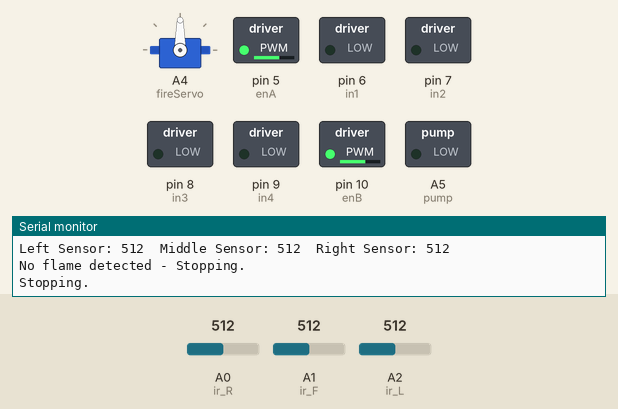
Simulated run of this sketch. Board: Arduino Uno, built with avr-gcc and run on an emulated ATmega328P. Parts: servo, switched loads named in the sketch (green lamp = pin HIGH), the last lines printed to the serial monitor. The inputs (shaded band) are chosen by the test bench; at power-on: A1 (ir_F) = 512, A0 (ir_R) = 512, A2 (ir_L) = 512.

Above: at 1.7 s.
1.8 s: A1 (ir_F) set to 367
4.8 s: A1 (ir_F) set to 335
At 5.4 s:
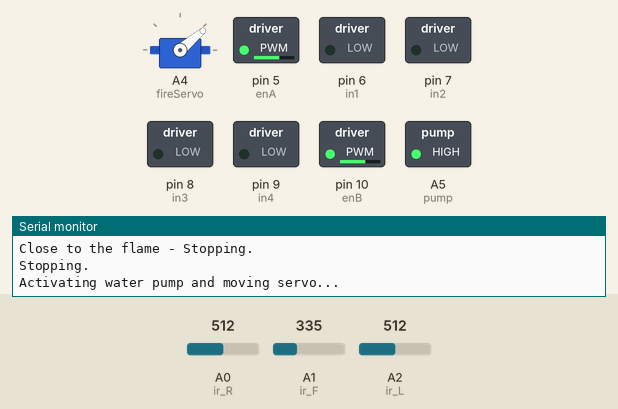
At 7.7 s:
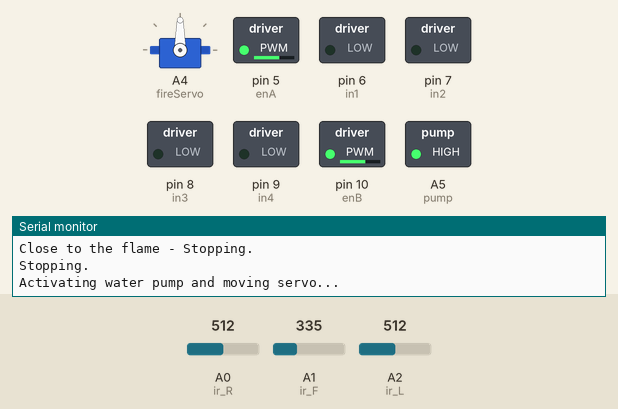
Timing chart, 0 to 9.2 s (numbered marks = the images above; inputs shaded):
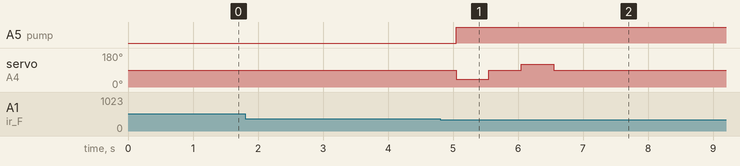

Measured:
- the behaviour switches between 350 and 349 on A1 (ir_F) (found by bisection; images 0 and 1)
- after the input at 4.8 s, A5 (pump): LOW → HIGH after 0.25 s; servo on A4 (fireServo): 90° → 40° after 0.25 s, → 90° 0.50 s later, → 120° 0.50 s later, → 90° 0.50 s later

The sketch:

FireDetectingRobot_FinalCode.ino
```cpp
#include <Servo.h>  // Include the Servo library

// Pin definitions
#define enA 5    // Motor driver pin for enabling left motor
#define in1 6    // Motor driver pin for left motor direction 1
#define in2 7    // Motor driver pin for left motor direction 2
#define in3 8    // Motor driver pin for right motor direction 1
#define in4 9    // Motor driver pin for right motor direction 2
#define enB 10   // Motor driver pin for enabling right motor
#define ir_L A2  // Left sensor connected to A2
#define ir_F A1  // Front (middle) sensor connected to A1
#define ir_R A0  // Right sensor connected to A0
#define pump A5  // Water pump connected to A5

int Speed = 160; // Motor speed
int s1, s2, s3;  // Sensor values

// Create a Servo object
Servo fireServo;

// Flame detection thresholds
int closeThreshold = 400; // Adjusted to stop further from the flame
int flameDetectedThreshold = 350; // Detection value for flame

void setup() {
    Serial.begin(9600); // Start serial communication at 9600bps

    // Pin setup for fire sensors
    pinMode(ir_L, INPUT); // Left sensor
    pinMode(ir_F, INPUT); // Front (middle) sensor
    pinMode(ir_R, INPUT); // Right sensor

    // Pin setup for motor driver
    pinMode(enA, OUTPUT);
    pinMode(in1, OUTPUT);
    pinMode(in2, OUTPUT);
    pinMode(in3, OUTPUT);
    pinMode(in4, OUTPUT);
    pinMode(enB, OUTPUT);

    // Pin setup for pump
    pinMode(pump, OUTPUT);

    // Attach the servo to pin A4
    fireServo.attach(A4);

    // Move servo to default position
    fireServo.write(90);

    // Set initial motor speed
    analogWrite(enA, Speed);
    analogWrite(enB, Speed);
    delay(500);
}

void loop() {
    // Read sensor values
    s1 = analogRead(ir_L);  // Left sensor
    s2 = analogRead(ir_F);  // Front sensor
    s3 = analogRead(ir_R);  // Right sensor

    // Debugging: Print sensor values to check detection
    Serial.print("Left Sensor: ");
    Serial.print(s1);
    Serial.print("\tMiddle Sensor: ");
    Serial.print(s2);
    Serial.print("\tRight Sensor: ");
    Serial.println(s3);
    delay(50);

    // Flame detection and response
    if (s2 < flameDetectedThreshold) {
        Serial.println("Flame detected in the MIDDLE.");
        if (s2 > closeThreshold) {
            Serial.println("Approaching the flame - Moving FORWARD.");
            forword();
        } else {
            Serial.println("Close to the flame - Stopping.");
            Stop();
            operatePumpAndServo();
        }
    }
    else if (s1 < flameDetectedThreshold) {
        Serial.println("Flame detected on the LEFT - Adjusting.");
        Stop();
        turnLeft();
        delay(500);  // Adjust this delay for better turning
    }
    else if (s3 < flameDetectedThreshold) {
        Serial.println("Flame detected on the RIGHT - Adjusting.");
        Stop();
        turnRight();
        delay(500);  // Adjust this delay for better turning
    }
    else {
        Serial.println("No flame detected - Stopping.");
        Stop();
    }

    delay(10);
}

// Movement functions with debugging
void forword() {
    Serial.println("Moving FORWARD.");
    digitalWrite(in1, HIGH); // Right Motor forward
    digitalWrite(in2, LOW);  // Right Motor backward
    digitalWrite(in3, LOW);  // Left Motor backward
    digitalWrite(in4, HIGH); // Left Motor forward
}

void backword() {
    Serial.println("Moving BACKWARD.");
    digitalWrite(in1, LOW);  // Right Motor forward
    digitalWrite(in2, HIGH); // Right Motor backward
    digitalWrite(in3, HIGH); // Left Motor backward
    digitalWrite(in4, LOW);  // Left Motor forward
}

void turnRight() {
    Serial.println("Turning RIGHT.");
    digitalWrite(in1, LOW);  // Right Motor forward
    digitalWrite(in2, HIGH); // Right Motor backward
    digitalWrite(in3, LOW);  // Left Motor backward
    digitalWrite(in4, HIGH); // Left Motor forward
}

void turnLeft() {
    Serial.println("Turning LEFT.");
    digitalWrite(in1, HIGH); // Right Motor forward
    digitalWrite(in2, LOW);  // Right Motor backward
    digitalWrite(in3, HIGH); // Left Motor backward
    digitalWrite(in4, LOW);  // Left Motor forward
}

void Stop() {
    Serial.println("Stopping.");
    digitalWrite(in1, LOW);  // Right Motor forward
    digitalWrite(in2, LOW);  // Right Motor backward
    digitalWrite(in3, LOW);  // Left Motor backward
    digitalWrite(in4, LOW);  // Left Motor forward
}

void operatePumpAndServo() {
    Serial.println("Activating water pump and moving servo...");

    // Turn on the water pump
    digitalWrite(pump, HIGH);

    // Move servo to the 3 positions
    fireServo.write(40);  // Move to 40 degrees
    delay(500);           // Wait for the servo to move
    fireServo.write(90);  // Move to 90 degrees
    delay(500);           // Wait for the servo to move
    fireServo.write(120); // Move to 120 degrees
    delay(500);           // Wait for the servo to move
    fireServo.write(90);  // Return to 90 degrees (default position)
    delay(500);

    // Keep the pump running while checking the fire status
    while (analogRead(ir_F) < flameDetectedThreshold) {
        delay(50);
    }

    // Turn off the water pump
    digitalWrite(pump, LOW);
    Serial.println("Water pump deactivated, servo reset to 90 degrees.");
}
```
